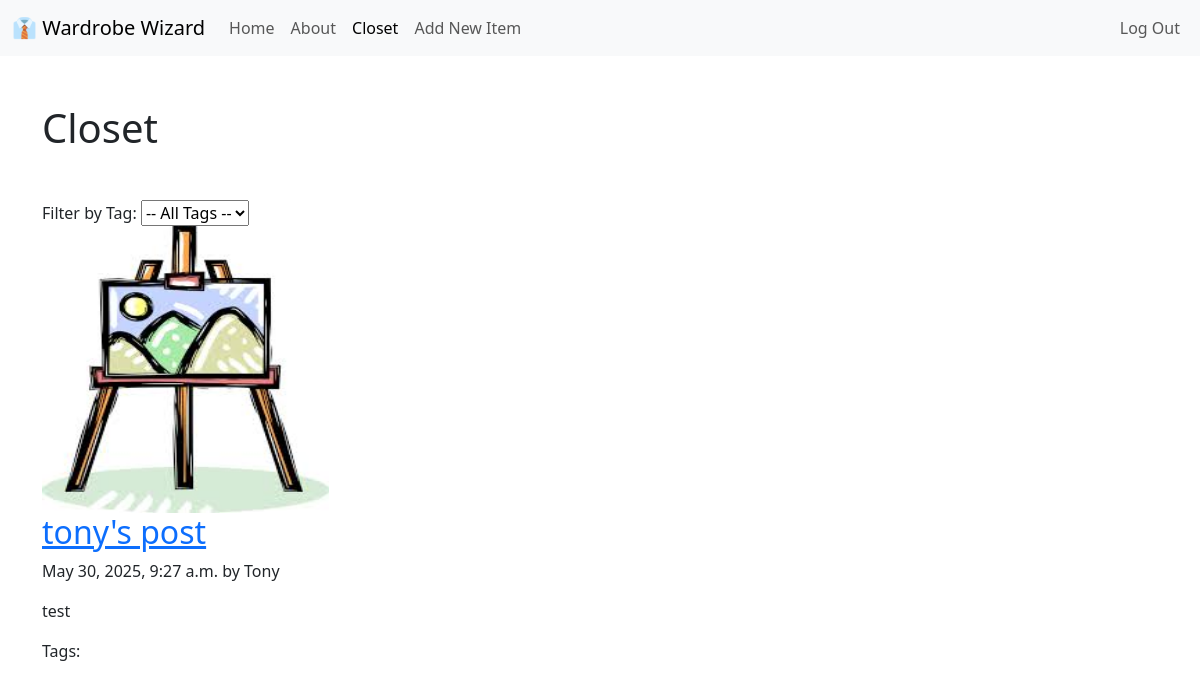
The page /posts/ (signed in) on the database as committed earlier.
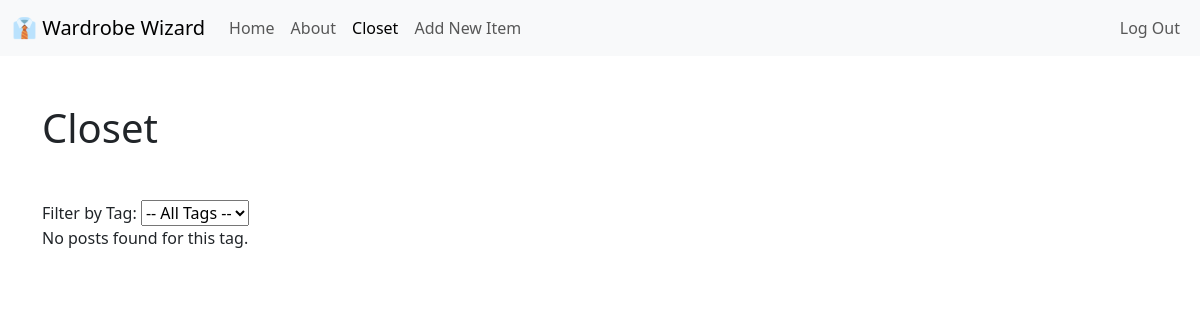
The same page on the database as committed later.
### posts/models.py (models this page shows, shortened)
class Post(models.Model):
    title = models.CharField(max_length = 75)
    category = models.TextField(blank=True) #different from Charfield, relates to a text area form input
    slug = models.SlugField(blank=True) #unused, urls generated by pk, left here for future deployments relating to slugs
    date = models.DateTimeField(auto_now_add = True) #auto adds date and time
    image = models.ImageField(default='fallback.jpeg', blank = True)
    author = models.ForeignKey(User, on_delete=models.CASCADE, default=None)
    tags = TaggableManager()

### posts/views.py (the view)
# urls.py: path('', views.posts_list, name="list"),
@login_required
def posts_list(request):
    tag = request.GET.get('tag')
    tags = Tag.objects.all()
    if tag:
        posts = Post.objects.filter(author=request.user, tags__name=tag)
    else:
        posts = Post.objects.filter(author=request.user)
    return render(request, 'posts/posts_list.html', {'posts': posts, 'user': request.user, 'selected_tag': tag, 'tags': tags})

### posts/templates/posts/posts_list.html (shortened to what this page needs)
{% extends 'layout.html' %}
{% block content %}
    <div class="container-md">
        <h1 class="mt-5 mb-5">Closet</h1>
        <form method="get" action="">
            <label for="tag">Filter by Tag:</label>
            <select name="tag" id="tag" onchange="this.form.submit()">
                <option value="">-- All Tags --</option>
            </select>
        </form>
        {% for post in posts %}
            <article>
                <img
                    class="image"
                    src="{{ post.image.url }}"
                    height = 287
                    width = 287
                    alt="{{ post.title }}"
                />
            <h2>
                <a href="{% url 'posts:page' post.pk %}">
                    {{ post.title }}
                </a>
            </h2>
            <p>{{ post.date }} by {{ post.author }}</p>
            <p>{{ post.category }}</p>
            <p>Tags:
            </p>
            </article>
        {% empty %}
            <p>No posts found for this tag.</p>
        {% endfor %}
    </div>
{% endblock %}

Rows that differ between the two databases and show on the page:
removed Post: image (picture), title "tony's post", date "May 30, 2025, 9:27 a.m.", author "Tony", category "test"
Other text that changed with them:
text now shown: "No posts found for this tag."
